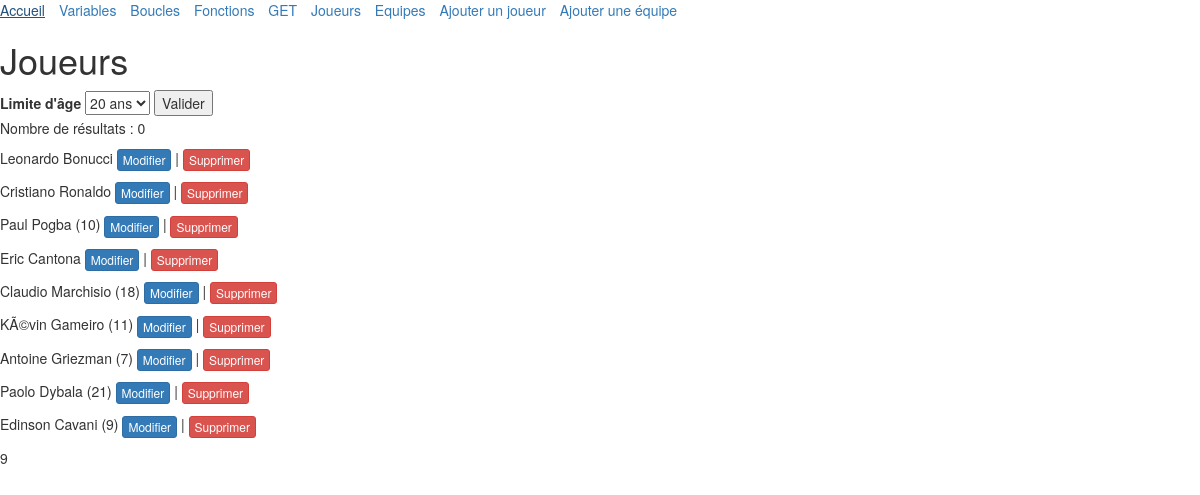
The app's page /_joueurs.php, older data.
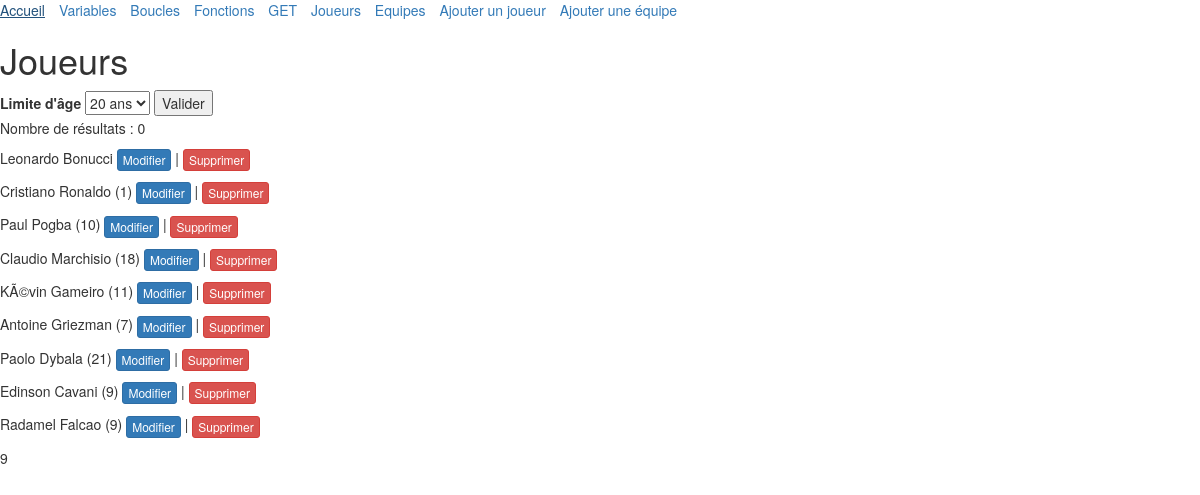
The same page, newer data.
### tables this page shows
CREATE TABLE `joueur` (
  `id` int(11) NOT NULL,
  `nom` varchar(255) NOT NULL,
  `prenom` varchar(255) NOT NULL,
  `age` int(11) NOT NULL,
  `numero_maillot` int(3) NOT NULL,
  `equipe` int(11) NOT NULL
);

### _joueurs.php (the view, shortened to what this page needs)
<?php
include 'includes/header.php';
include 'includes/menu.php';
$db = new PDO('mysql:host=localhost;dbname=formation-poec', 'root', '');
if (isset($ageLimit)) {
    $query = $db->prepare('SELECT * FROM joueur WHERE age < ' . $ageLimit);
} else {
     $query = $db->prepare('SELECT * FROM joueur');
}
$query->execute();
?>
<h1>Joueurs</h1>
<div>
    <form>
        <label>Limite d'âge</label>
        <select name="ageLimit">
            <option value="20">20 ans</option>
        </select>
        <input type="submit" value="Valider">
    </form>
</div>
<?php
  $i = 0;
?>
<p>Nombre de résultats : <?php echo $i ?></p>
<?php
  while ($joueur = $query->fetch()) {
    $i++;
    $condition =
      $joueur['numero_maillot'] > 0 &&
      $joueur['numero_maillot'] < 1000;
    if ($condition) {
      echo '<p>' . $joueur['prenom'] . ' ' . $joueur['nom'] . ' (' . $joueur['numero_maillot'] . ')';
    } else {
      echo '<p>' . $joueur['prenom'] . ' ' . $joueur['nom'] . '';
    }
    echo ' <a class="btn btn-primary btn-xs" href="updatePlayer.php?id='.$joueur['id'].'">Modifier</a>';
    echo ' | ';
    echo '<a class="btn btn-danger btn-xs" href="deletePlayer.php?id='.$joueur['id'].'">Supprimer</a>';
    echo '</p>';
   }
   echo $i;
?>
<?php include 'includes/footer.php'; ?>

### includes/menu.php
<?php
$menus = [
    ['href' => 'index.php', 'label' => 'Accueil'],
    ['href' => 'variables.php', 'label' => 'Variables'],
    ['href' => 'boucles.php', 'label' => 'Boucles'],
    ['href' => 'fonctions.php', 'label' => 'Fonctions'],
    ['href' => 'get.php?country=maroc&sport=football', 'label' => 'GET'],
    ['href' => 'joueurs.php', 'label' => 'Joueurs'],
    ['href' => 'equipes.php', 'label' => 'Equipes'],
    ['href' => 'addPlayer.php', 'label' => 'Ajouter un joueur'],
    ['href' => 'addTeam.php', 'label' => 'Ajouter une équipe']
];
?>
<nav>
    <ul class="list-inline">
    <?php foreach ($menus as $menu): ?>
        <li>
            <a href="<?php echo $menu['href']; ?>">
                <?php echo $menu['label']; ?>
            </a>
        </li>
    <?php endforeach ?>
    </ul>
</nav>

Row changes from the older to the newer data that the page shows:
removed joueur: prenom "Eric", nom "Cantona"
changed joueur "Cristiano": numero_maillot (not shown) → "1"
added joueur: prenom "Radamel", nom "Falcao", numero_maillot "9"
